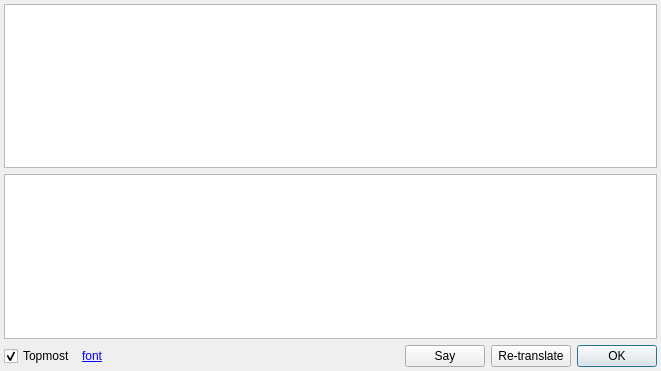
<?xml version="1.0" encoding="UTF-8"?>
<ui version="4.0">
 <class>PopupDialog</class>
 <widget class="QDialog" name="PopupDialog">
  <property name="geometry">
   <rect>
    <x>0</x>
    <y>0</y>
    <width>661</width>
    <height>371</height>
   </rect>
  </property>
  <property name="windowTitle">
   <string>Capture2Text - OCR Text</string>
  </property>
  <property name="windowIcon">
   <iconset resource="resource.qrc">
    <normaloff>:/img/img/Logo.png</normaloff>:/img/img/Logo.png</iconset>
  </property>
  <layout class="QGridLayout" name="gridLayout">
   <property name="leftMargin">
    <number>4</number>
   </property>
   <property name="topMargin">
    <number>4</number>
   </property>
   <property name="rightMargin">
    <number>4</number>
   </property>
   <property name="bottomMargin">
    <number>4</number>
   </property>
   <item row="2" column="2">
    <spacer name="horizontalSpacer">
     <property name="orientation">
      <enum>Qt::Horizontal</enum>
     </property>
     <property name="sizeHint" stdset="0">
      <size>
       <width>40</width>
       <height>20</height>
      </size>
     </property>
    </spacer>
   </item>
   <item row="2" column="4">
    <widget class="QPushButton" name="pushButtonTranslate">
     <property name="text">
      <string>Re-translate</string>
     </property>
    </widget>
   </item>
   <item row="2" column="1">
    <widget class="QLabel" name="labelFont">
     <property name="text">
      <string>&lt;a href=&quot;none&quot;&gt;font&lt;/a&gt;</string>
     </property>
    </widget>
   </item>
   <item row="0" column="0" colspan="6">
    <widget class="QPlainTextEdit" name="plainTextEditOcrText">
     <property name="font">
      <font>
       <family>Arial</family>
       <pointsize>12</pointsize>
      </font>
     </property>
    </widget>
   </item>
   <item row="2" column="5">
    <widget class="QDialogButtonBox" name="buttonBox">
     <property name="sizePolicy">
      <sizepolicy hsizetype="Maximum" vsizetype="Fixed">
       <horstretch>0</horstretch>
       <verstretch>0</verstretch>
      </sizepolicy>
     </property>
     <property name="orientation">
      <enum>Qt::Horizontal</enum>
     </property>
     <property name="standardButtons">
      <set>QDialogButtonBox::Ok</set>
     </property>
     <property name="centerButtons">
      <bool>false</bool>
     </property>
    </widget>
   </item>
   <item row="1" column="0" colspan="6">
    <widget class="QPlainTextEdit" name="plainTextEditTranslation">
     <property name="font">
      <font>
       <family>Arial</family>
       <pointsize>12</pointsize>
      </font>
     </property>
    </widget>
   </item>
   <item row="2" column="0">
    <widget class="QCheckBox" name="checkBoxTopmost">
     <property name="text">
      <string>Topmost</string>
     </property>
     <property name="checked">
      <bool>true</bool>
     </property>
    </widget>
   </item>
   <item row="2" column="3">
    <widget class="QPushButton" name="pushButtonSpeech">
     <property name="text">
      <string>Say</string>
     </property>
    </widget>
   </item>
  </layout>
 </widget>
 <tabstops>
  <tabstop>plainTextEditOcrText</tabstop>
  <tabstop>plainTextEditTranslation</tabstop>
  <tabstop>checkBoxTopmost</tabstop>
  <tabstop>pushButtonTranslate</tabstop>
 </tabstops>
 <resources>
  <include location="resource.qrc"/>
 </resources>
 <connections>
  <connection>
   <sender>buttonBox</sender>
   <signal>accepted()</signal>
   <receiver>PopupDialog</receiver>
   <slot>accept()</slot>
   <hints>
    <hint type="sourcelabel">
     <x>248</x>
     <y>254</y>
    </hint>
    <hint type="destinationlabel">
     <x>157</x>
     <y>274</y>
    </hint>
   </hints>
  </connection>
  <connection>
   <sender>buttonBox</sender>
   <signal>rejected()</signal>
   <receiver>PopupDialog</receiver>
   <slot>reject()</slot>
   <hints>
    <hint type="sourcelabel">
     <x>316</x>
     <y>260</y>
    </hint>
    <hint type="destinationlabel">
     <x>286</x>
     <y>274</y>
    </hint>
   </hints>
  </connection>
 </connections>
</ui>
